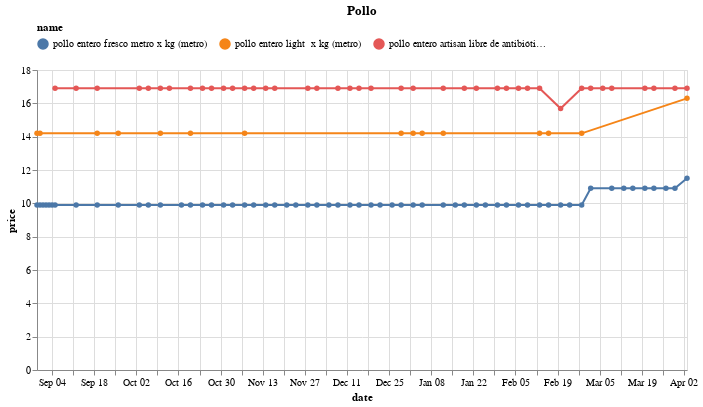

Notebook cell for this chart:
### Code cell
(df
 .loc[df.name.isin(names)]
 .pipe(alt.Chart)
 .mark_line(point=True)
 .encode(x='date', y='price', color='name', tooltip=['name','price'])
 .properties(width=650, title='Pollo')
 .configure_legend(orient='top', columns=3)
)
